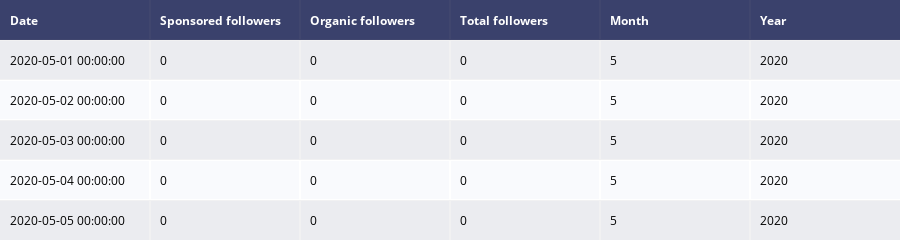

The cell this chart's notebook holds for it:
### Markdown cell above
<font color=blue>**Displaying the first 5 rows of modified Table**</font>

### Code cell
table = ff.create_table(followers.head())
iplot(table, filename='dataframe_ex_preview')

### Figure 1 — Plotly figure (JSON) as saved in the notebook; plotly's stock layout.template omitted (floating-point values rounded to 4 significant figures)
{"data": [{"colorscale": [[0, "#00083e"], [0.5, "#ededee"], [1, "#ffffff"]], "hoverinfo": "none", "opacity": 0.75, "showscale": false, "type": "heatmap", "z": [[0, 0, 0, 0, 0, 0], [0.5, 0.5, 0.5, 0.5, 0.5, 0.5], [1, 1, 1, 1, 1, 1], [0.5, 0.5, 0.5, 0.5, 0.5, 0.5], [1, 1, 1, 1, 1, 1], [0.5, 0.5, 0.5, 0.5, 0.5, 0.5]]}], "layout": {"annotations": [{"align": "left", "font": {"color": "#ffffff"}, "showarrow": false, "text": "<b>Date</b>", "x": -0.45, "xanchor": "left", "xref": "x", "y": 0, "yref": "y"}, {"align": "left", "font": {"color": "#ffffff"}, "showarrow": false, "text": "<b>Sponsored followers</b>", "x": 0.55, "xanchor": "left", "xref": "x", "y": 0, "yref": "y"}, {"align": "left", "font": {"color": "#ffffff"}, "showarrow": false, "text": "<b>Organic followers</b>", "x": 1.55, "xanchor": "left", "xref": "x", "y": 0, "yref": "y"}, {"align": "left", "font": {"color": "#ffffff"}, "showarrow": false, "text": "<b>Total followers</b>", "x": 2.55, "xanchor": "left", "xref": "x", "y": 0, "yref": "y"}, {"align": "left", "font": {"color": "#ffffff"}, "showarrow": false, "text": "<b>Month</b>", "x": 3.55, "xanchor": "left", "xref": "x", "y": 0, "yref": "y"}, {"align": "left", "font": {"color": "#ffffff"}, "showarrow": false, "text": "<b>Year</b>", "x": 4.55, "xanchor": "left", "xref": "x", "y": 0, "yref": "y"}, {"align": "left", "font": {"color": "#000000"}, "showarrow": false, "text": "2020-05-01 00:00:00", "x": -0.45, "xanchor": "left", "xref": "x", "y": 1, "yref": "y"}, {"align": "left", "font": {"color": "#000000"}, "showarrow": false, "text": "0", "x": 0.55, "xanchor": "left", "xref": "x", "y": 1, "yref": "y"}, {"align": "left", "font": {"color": "#000000"}, "showarrow": false, "text": "0", "x": 1.55, "xanchor": "left", "xref": "x", "y": 1, "yref": "y"}, {"align": "left", "font": {"color": "#000000"}, "showarrow": false, "text": "0", "x": 2.55, "xanchor": "left", "xref": "x", "y": 1, "yref": "y"}, {"align": "left", "font": {"color": "#000000"}, "showarrow": false, "text": "5", "x": 3.55, "xanchor": "left", "xref": "x", "y": 1, "yref": "y"}, {"align": "left", "font": {"color": "#000000"}, "showarrow": false, "text": "2020", "x": 4.55, "xanchor": "left", "xref": "x", "y": 1, "yref": "y"}, {"align": "left", "font": {"color": "#000000"}, "showarrow": false, "text": "2020-05-02 00:00:00", "x": -0.45, "xanchor": "left", "xref": "x", "y": 2, "yref": "y"}, {"align": "left", "font": {"color": "#000000"}, "showarrow": false, "text": "0", "x": 0.55, "xanchor": "left", "xref": "x", "y": 2, "yref": "y"}, {"align": "left", "font": {"color": "#000000"}, "showarrow": false, "text": "0", "x": 1.55, "xanchor": "left", "xref": "x", "y": 2, "yref": "y"}, {"align": "left", "font": {"color": "#000000"}, "showarrow": false, "text": "0", "x": 2.55, "xanchor": "left", "xref": "x", "y": 2, "yref": "y"}, {"align": "left", "font": {"color": "#000000"}, "showarrow": false, "text": "5", "x": 3.55, "xanchor": "left", "xref": "x", "y": 2, "yref": "y"}, {"align": "left", "font": {"color": "#000000"}, "showarrow": false, "text": "2020", "x": 4.55, "xanchor": "left", "xref": "x", "y": 2, "yref": "y"}, {"align": "left", "font": {"color": "#000000"}, "showarrow": false, "text": "2020-05-03 00:00:00", "x": -0.45, "xanchor": "left", "xref": "x", "y": 3, "yref": "y"}, {"align": "left", "font": {"color": "#000000"}, "showarrow": false, "text": "0", "x": 0.55, "xanchor": "left", "xref": "x", "y": 3, "yref": "y"}, {"align": "left", "font": {"color": "#000000"}, "showarrow": false, "text": "0", "x": 1.55, "xanchor": "left", "xref": "x", "y": 3, "yref": "y"}, {"align": "left", "font": {"color": "#000000"}, "showarrow": false, "text": "0", "x": 2.55, "xanchor": "left", "xref": "x", "y": 3, "yref": "y"}, {"align": "left", "font": {"color": "#000000"}, "showarrow": false, "text": "5", "x": 3.55, "xanchor": "left", "xref": "x", "y": 3, "yref": "y"}, {"align": "left", "font": {"color": "#000000"}, "showarrow": false, "text": "2020", "x": 4.55, "xanchor": "left", "xref": "x", "y": 3, "yref": "y"}, {"align": "left", "font": {"color": "#000000"}, "showarrow": false, "text": "2020-05-04 00:00:00", "x": -0.45, "xanchor": "left", "xref": "x", "y": 4, "yref": "y"}, {"align": "left", "font": {"color": "#000000"}, "showarrow": false, "text": "0", "x": 0.55, "xanchor": "left", "xref": "x", "y": 4, "yref": "y"}, {"align": "left", "font": {"color": "#000000"}, "showarrow": false, "text": "0", "x": 1.55, "xanchor": "left", "xref": "x", "y": 4, "yref": "y"}, {"align": "left", "font": {"color": "#000000"}, "showarrow": false, "text": "0", "x": 2.55, "xanchor": "left", "xref": "x", "y": 4, "yref": "y"}, {"align": "left", "font": {"color": "#000000"}, "showarrow": false, "text": "5", "x": 3.55, "xanchor": "left", "xref": "x", "y": 4, "yref": "y"}, {"align": "left", "font": {"color": "#000000"}, "showarrow": false, "text": "2020", "x": 4.55, "xanchor": "left", "xref": "x", "y": 4, "yref": "y"}, {"align": "left", "font": {"color": "#000000"}, "showarrow": false, "text": "2020-05-05 00:00:00", "x": -0.45, "xanchor": "left", "xref": "x", "y": 5, "yref": "y"}, {"align": "left", "font": {"color": "#000000"}, "showarrow": false, "text": "0", "x": 0.55, "xanchor": "left", "xref": "x", "y": 5, "yref": "y"}, {"align": "left", "font": {"color": "#000000"}, "showarrow": false, "text": "0", "x": 1.55, "xanchor": "left", "xref": "x", "y": 5, "yref": "y"}, {"align": "left", "font": {"color": "#000000"}, "showarrow": false, "text": "0", "x": 2.55, "xanchor": "left", "xref": "x", "y": 5, "yref": "y"}, {"align": "left", "font": {"color": "#000000"}, "showarrow": false, "text": "5", "x": 3.55, "xanchor": "left", "xref": "x", "y": 5, "yref": "y"}, {"align": "left", "font": {"color": "#000000"}, "showarrow": false, "text": "2020", "x": 4.55, "xanchor": "left", "xref": "x", "y": 5, "yref": "y"}], "height": 230, "margin": {"b": 0, "l": 0, "r": 0, "t": 0}, "xaxis": {"dtick": 1, "gridwidth": 2, "showticklabels": false, "tick0": -0.5, "ticks": "", "zeroline": false}, "yaxis": {"autorange": "reversed", "dtick": 1, "gridwidth": 2, "showticklabels": false, "tick0": 0.5, "ticks": "", "zeroline": false}}}
